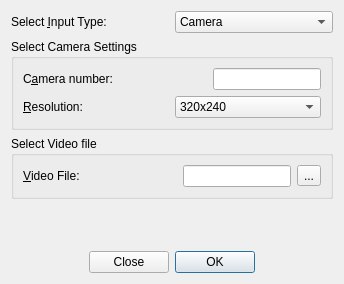
<?xml version="1.0" encoding="UTF-8"?>
<ui version="4.0">
 <class>initdialog</class>
 <widget class="QDialog" name="initdialog">
  <property name="windowModality">
   <enum>Qt::WindowModal</enum>
  </property>
  <property name="geometry">
   <rect>
    <x>0</x>
    <y>0</y>
    <width>344</width>
    <height>284</height>
   </rect>
  </property>
  <property name="sizePolicy">
   <sizepolicy hsizetype="Preferred" vsizetype="Preferred">
    <horstretch>0</horstretch>
    <verstretch>0</verstretch>
   </sizepolicy>
  </property>
  <property name="windowTitle">
   <string>Camera Settings</string>
  </property>
  <property name="statusTip">
   <string>Set Camera Settings</string>
  </property>
  <property name="whatsThis">
   <string>Set Camera Settings</string>
  </property>
  <property name="sizeGripEnabled">
   <bool>false</bool>
  </property>
  <property name="modal">
   <bool>false</bool>
  </property>
  <layout class="QGridLayout" name="gridLayout_3">
   <item row="0" column="0">
    <layout class="QHBoxLayout" name="horizontalLayout_3">
     <item>
      <widget class="QLabel" name="label_3">
       <property name="text">
        <string>Select &amp;Input Type:</string>
       </property>
       <property name="buddy">
        <cstring>typeCombo</cstring>
       </property>
      </widget>
     </item>
     <item>
      <widget class="QComboBox" name="typeCombo">
       <item>
        <property name="text">
         <string>Camera</string>
        </property>
       </item>
       <item>
        <property name="text">
         <string>Video File</string>
        </property>
       </item>
      </widget>
     </item>
    </layout>
   </item>
   <item row="1" column="0">
    <widget class="QGroupBox" name="cameraGroup">
     <property name="title">
      <string>Select Camera Settings</string>
     </property>
     <layout class="QGridLayout" name="gridLayout">
      <item row="0" column="0">
       <layout class="QHBoxLayout" name="horizontalLayout">
        <item>
         <widget class="QLabel" name="label">
          <property name="text">
           <string>C&amp;amera number:</string>
          </property>
          <property name="textFormat">
           <enum>Qt::AutoText</enum>
          </property>
          <property name="wordWrap">
           <bool>false</bool>
          </property>
          <property name="buddy">
           <cstring>lineEdit</cstring>
          </property>
         </widget>
        </item>
        <item>
         <widget class="QLineEdit" name="lineEdit">
          <property name="sizePolicy">
           <sizepolicy hsizetype="Fixed" vsizetype="Fixed">
            <horstretch>0</horstretch>
            <verstretch>0</verstretch>
           </sizepolicy>
          </property>
         </widget>
        </item>
       </layout>
      </item>
      <item row="1" column="0">
       <layout class="QHBoxLayout" name="horizontalLayout_2">
        <item>
         <widget class="QLabel" name="label_2">
          <property name="text">
           <string>&amp;Resolution:</string>
          </property>
          <property name="buddy">
           <cstring>comboBox</cstring>
          </property>
         </widget>
        </item>
        <item>
         <widget class="QComboBox" name="comboBox">
          <item>
           <property name="text">
            <string>320x240</string>
           </property>
          </item>
          <item>
           <property name="text">
            <string>640x480</string>
           </property>
          </item>
          <item>
           <property name="text">
            <string>960x720</string>
           </property>
          </item>
         </widget>
        </item>
       </layout>
      </item>
     </layout>
    </widget>
   </item>
   <item row="2" column="0">
    <widget class="QGroupBox" name="videoGroup">
     <property name="title">
      <string>Select Video file</string>
     </property>
     <layout class="QGridLayout" name="gridLayout_2">
      <item row="0" column="0">
       <layout class="QHBoxLayout" name="horizontalLayout_6">
        <item>
         <widget class="QLabel" name="label_5">
          <property name="text">
           <string>&amp;Video File:</string>
          </property>
          <property name="buddy">
           <cstring>videoEdit</cstring>
          </property>
         </widget>
        </item>
        <item>
         <spacer name="horizontalSpacer_15">
          <property name="orientation">
           <enum>Qt::Horizontal</enum>
          </property>
          <property name="sizeHint" stdset="0">
           <size>
            <width>40</width>
            <height>20</height>
           </size>
          </property>
         </spacer>
        </item>
        <item>
         <widget class="QLineEdit" name="videoEdit">
          <property name="toolTip">
           <string>The folder to save the data file.</string>
          </property>
          <property name="statusTip">
           <string>The folder to save the data file.</string>
          </property>
         </widget>
        </item>
        <item>
         <widget class="QToolButton" name="videoButton">
          <property name="toolTip">
           <string>open...</string>
          </property>
          <property name="text">
           <string>...</string>
          </property>
         </widget>
        </item>
       </layout>
      </item>
     </layout>
    </widget>
   </item>
   <item row="3" column="0">
    <spacer name="verticalSpacer">
     <property name="orientation">
      <enum>Qt::Vertical</enum>
     </property>
     <property name="sizeHint" stdset="0">
      <size>
       <width>108</width>
       <height>13</height>
      </size>
     </property>
    </spacer>
   </item>
   <item row="4" column="0">
    <widget class="QDialogButtonBox" name="buttonBox">
     <property name="layoutDirection">
      <enum>Qt::RightToLeft</enum>
     </property>
     <property name="orientation">
      <enum>Qt::Horizontal</enum>
     </property>
     <property name="standardButtons">
      <set>QDialogButtonBox::Close|QDialogButtonBox::Ok</set>
     </property>
     <property name="centerButtons">
      <bool>true</bool>
     </property>
    </widget>
   </item>
  </layout>
 </widget>
 <tabstops>
  <tabstop>lineEdit</tabstop>
  <tabstop>comboBox</tabstop>
  <tabstop>buttonBox</tabstop>
 </tabstops>
 <resources/>
 <connections>
  <connection>
   <sender>buttonBox</sender>
   <signal>accepted()</signal>
   <receiver>initdialog</receiver>
   <slot>accept()</slot>
   <hints>
    <hint type="sourcelabel">
     <x>248</x>
     <y>254</y>
    </hint>
    <hint type="destinationlabel">
     <x>157</x>
     <y>274</y>
    </hint>
   </hints>
  </connection>
  <connection>
   <sender>buttonBox</sender>
   <signal>rejected()</signal>
   <receiver>initdialog</receiver>
   <slot>reject()</slot>
   <hints>
    <hint type="sourcelabel">
     <x>316</x>
     <y>260</y>
    </hint>
    <hint type="destinationlabel">
     <x>286</x>
     <y>274</y>
    </hint>
   </hints>
  </connection>
 </connections>
</ui>
